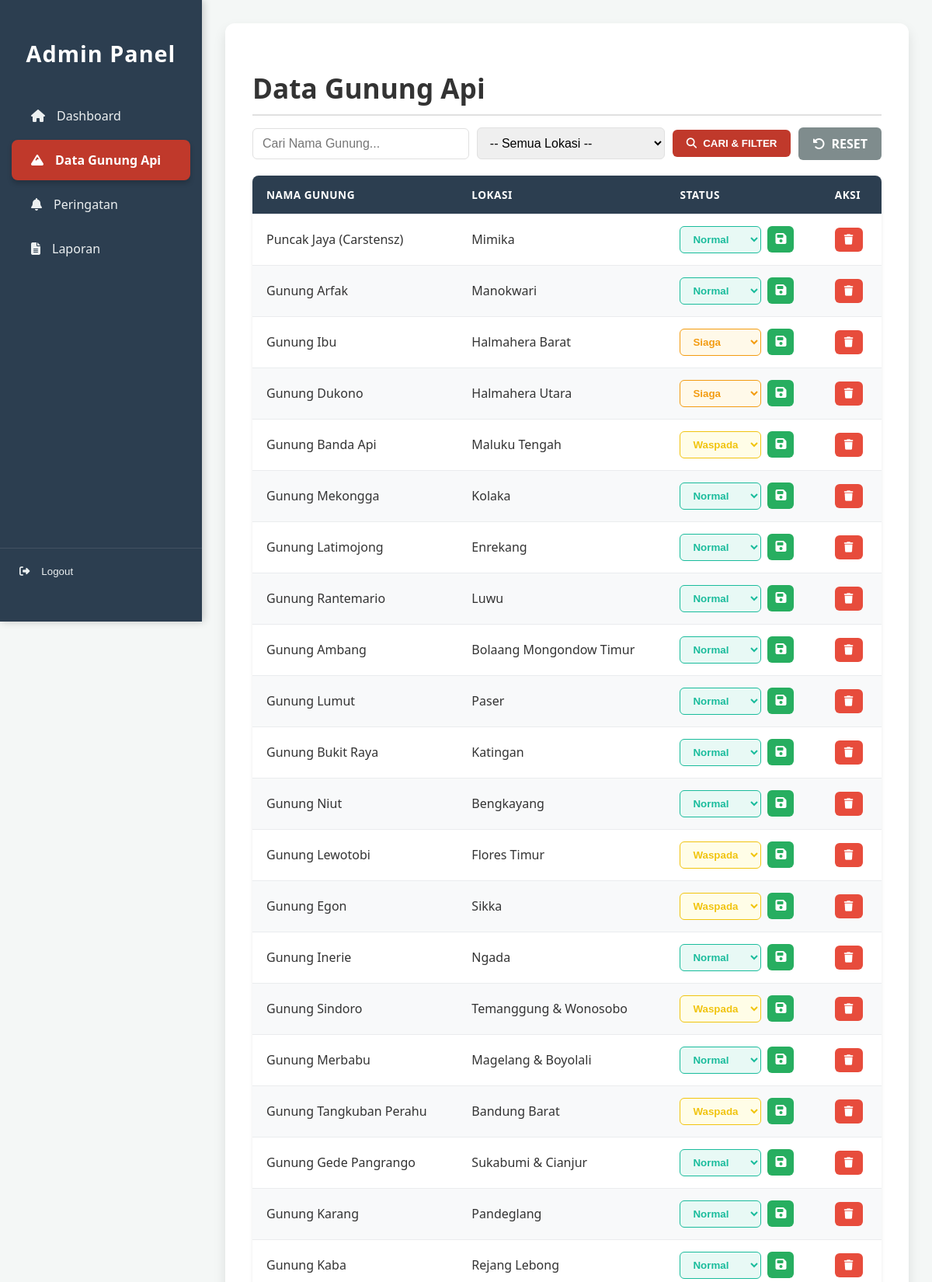
Page /dashboard_admin.php?page=gunung (signed in, upper part) on the committed database.
### tables this page shows
CREATE TABLE `data_gunung` (
  `id` int(11) NOT NULL,
  `nama_gunung` varchar(100) DEFAULT NULL,
  `lokasi` varchar(100) DEFAULT NULL,
  `lat` decimal(10,6) DEFAULT NULL,
  `lon` decimal(10,6) DEFAULT NULL,
  `ketinggian` int(11) DEFAULT NULL,
  `sejarah` text DEFAULT NULL,
  `geologi` text DEFAULT NULL,
  `status` varchar(20) DEFAULT NULL,
  `rekomendasi` text DEFAULT NULL,
  `jalur_evakuasi` text DEFAULT NULL,
  `zona_merah` text DEFAULT NULL,
  `zona_kuning` text DEFAULT NULL,
  `zona_hijau` text DEFAULT NULL,
  `titik_kumpul` text DEFAULT NULL,
  `gambar` varchar(255) DEFAULT NULL,
  `tipe_gunung` varchar(50) DEFAULT NULL,
  `bentuk_gunung` varchar(50) DEFAULT NULL,
  `letusan_terakhir` varchar(100) DEFAULT NULL,
  `suhu_magma` varchar(100) DEFAULT NULL,
  `tipe_batuan` varchar(100) DEFAULT NULL,
  `mineral_dominan` varchar(100) DEFAULT NULL,
  `created_at` timestamp NOT NULL DEFAULT current_timestamp(),
  `update_at` timestamp NOT NULL DEFAULT current_timestamp() ON UPDATE current_timestamp()
);

### dashboard_admin.php (the view, shortened to what this page needs)
<?php
include 'koneksi.php';
$page = $_GET['page'] ?? 'dashboard';
$search_query = $_GET['search'] ?? '';
$sql_gunung = "SELECT * FROM data_gunung WHERE 1=1";
$sql_gunung .= " ORDER BY id DESC";
$result_gunung = $conn->query($sql_gunung);
?>
<!DOCTYPE html>
<html lang="id">
<head>
    <link rel="stylesheet" href="https://cdnjs.cloudflare.com/ajax/libs/font-awesome/6.4.0/css/all.min.css">
    <link rel="stylesheet" href="styles_css/dashboard.css" />
</head>
<body>
    <div class="sidebar">
        <h2>Admin Panel</h2>
        <a href="?page=dashboard" class="<?= $page == 'dashboard' ? 'active' : '' ?>"><i class="fa-solid fa-house"></i> Dashboard</a>
        <a href="?page=gunung" class="<?= $page == 'gunung' ? 'active' : '' ?>"><i class="fa-solid fa-mountain"></i> Data Gunung Api</a>
        <a href="?page=peringatan" class="<?= $page == 'peringatan' ? 'active' : '' ?>"><i class="fa-solid fa-bell"></i> Peringatan</a>
        <a href="?page=laporan" class="<?= $page == 'laporan' ? 'active' : '' ?>"><i class="fa-solid fa-file-lines"></i> Laporan</a>
        <form action="logout.php" method="POST" class="logout-form">
            <button type="submit" class="logout-btn">
                <i class="fa-solid fa-right-from-bracket"></i> Logout
            </button>
        </form>
    </div>
    <div class="main">
        <div id="gunung" class="page" style="display:<?= $page == 'gunung' ? 'block' : 'none' ?>;">
            <h1>Data Gunung Api</h1>
            <div class="filter-controls">
                <form method="GET" action="dashboard_admin.php" style="display:flex; gap:10px; margin-bottom:20px;">
                    <input type="text" name="search" placeholder="Cari Nama Gunung..." value="<?= htmlspecialchars($search_query) ?>" style="flex-grow:1;">
                    <select name="lokasi">
                        <option value="">-- Semua Lokasi --</option>
                    </select>
                    <button type="submit" class="search-btn"><i class="fa-solid fa-magnifying-glass"></i> Cari & Filter</button>
                    <a href="?page=gunung" class="reset-btn"><i class="fa-solid fa-rotate-left"></i> Reset</a>
                </form>
            </div>
            <table>
                <thead>
                    <tr>
                        <th>Nama Gunung</th>
                        <th>Lokasi</th>
                        <th>Status</th>
                        <th>Aksi</th>
                    </tr>
                </thead>
                <tbody id="gunungTable">
                    <?php if ($result_gunung->num_rows > 0): ?>
                        <?php while ($row = $result_gunung->fetch_assoc()) { ?>
                            <tr>
                                <td><?= htmlspecialchars($row['nama_gunung']) ?></td>
                                <td><?= htmlspecialchars($row['lokasi']) ?></td>
                                <td>
                                    <form method="POST" action="dashboard_admin.php" style="display:flex; align-items:center; gap:8px;">
                                        <select name="status" class="status-select status-<?= strtolower($row['status']) ?>">
                                            <option value="Normal" <?= $row['status'] == 'Normal' ? 'selected' : '' ?>>Normal</option>
                                            <option value="Waspada" <?= $row['status'] == 'Waspada' ? 'selected' : '' ?>>Waspada</option>
                                            <option value="Siaga" <?= $row['status'] == 'Siaga' ? 'selected' : '' ?>>Siaga</option>
                                        </select>
                                        <button type="submit" name="update_status" class="save-status-btn" title="Simpan Status">
                                            <i class="fa-solid fa-save"></i>
                                        </button>
                                    </form>
                                </td>
                                <td>
                                    <a href="?page=gunung&hapus=<?= $row['id'] ?>&type=gunung"
                                        onclick="return confirm('Yakin ingin menghapus data <?= htmlspecialchars($row['nama_gunung']) ?>? Aksi ini tidak dapat dibatalkan.')">
                                        <button class="delete-btn"><i class="fa-solid fa-trash"></i></button>
                                    </a>
                                </td>
                            </tr>
                        <?php } ?>
                    <?php else: ?>
                        <tr>
                            <td colspan="4" style="text-align:center;">Tidak ada data gunung yang ditemukan.</td>
                        </tr>
                    <?php endif; ?>
                </tbody>
            </table>
        </div>
    </div>
</body>
</html>

### styles_css/dashboard.css (style rules this page uses)
:root { --primary-red: #C0392B; --primary-dark: #2C3E50; --text-primary: #333333; --text-secondary: #7F8C8D; --bg-light: #F4F7F6; --bg-white: #FFFFFF; --border-color: #E0E0E0; --shadow-light: 0 2px 4px rgba(0, 0, 0, 0.08); --shadow-heavy: 0 8px 16px rgba(0, 0, 0, 0.1); --color-awas: #E74C3C; --color-siaga: #F39C12; --color-waspada: #F1C40F; --color-normal: #1ABC9C; --color-confirm: #27AE60; --color-action: #3498DB; }
body { font-family: 'Segoe UI', Tahoma, Geneva, Verdana, sans-serif; margin: 0; padding: 0; background-color: var(--bg-light); display: flex; color: var(--text-primary); min-height: 100vh; }
.sidebar { width: 260px; background-color: var(--primary-dark); color: white; padding: 25px 0 35px 0; height: 100vh; position: fixed; display: flex; flex-direction: column; box-shadow: 2px 0 10px rgba(0, 0, 0, 0.2); box-sizing: border-box; }
.sidebar h2 { text-align: center; margin-bottom: 35px; color: var(--bg-white); font-size: 1.8rem; font-weight: 700; padding: 0 20px; letter-spacing: 1px; }
.sidebar a { color: #ECF0F1; text-decoration: none; padding: 15px 25px; margin: 0 15px 5px 15px; border-radius: 8px; transition: background-color 0.3s, color 0.3s; display: flex; align-items: center; gap: 15px; font-size: 1rem; }
.sidebar a.active { background-color: var(--primary-red); font-weight: 600; color: var(--bg-white); box-shadow: 0 4px 6px rgba(0, 0, 0, 0.2); }
.logout-form { margin-top: auto; padding: 10px 0; border-top: 1px solid rgba(255, 255, 255, 0.1); }
.logout-btn { width: 100%; background: none; border: none; color: #ECF0F1; text-align: left; padding: 12px 25px; margin: 0; transition: background-color 0.3s; display: flex; align-items: center; gap: 15px; cursor: pointer; }
.main { margin-left: 260px; padding: 30px; width: calc(100% - 260px); }
.page { background-color: var(--bg-white); padding: 35px; border-radius: 12px; box-shadow: var(--shadow-heavy); min-height: calc(100vh - 60px); }
h1 { color: var(--text-primary); font-size: 2.2rem; margin-bottom: 15px; border-bottom: 2px solid var(--border-color); padding-bottom: 10px; }
.filter-controls form { align-items: center; }
.filter-controls input[type="text"], .filter-controls select { padding: 10px 12px; border: 1px solid var(--border-color); border-radius: 6px; font-size: 1rem; box-sizing: border-box; }
.search-btn, .reset-btn { padding: 10px 18px; border-radius: 6px; transition: all 0.3s; font-weight: 600; text-transform: uppercase; text-decoration: none; display: inline-flex; align-items: center; gap: 8px; color: white; cursor: pointer; border: none; }
.search-btn { background-color: var(--primary-red); }
.reset-btn { background-color: var(--text-secondary); }
table { width: max-content; min-width: 100%; border-collapse: separate; border-spacing: 0; margin-top: 20px; border-radius: 8px; overflow: hidden; box-shadow: var(--shadow-light); }
th, td { padding: 15px 18px; text-align: left; vertical-align: middle; border-bottom: 1px solid #EAECEE; white-space: nowrap; }
thead th { background-color: var(--primary-dark); color: white; text-transform: uppercase; font-size: 0.85rem; font-weight: 700; letter-spacing: 0.5px; }
tbody tr:nth-child(even) { background-color: #F8F9FA; }
.status-select { padding: 8px 12px; border-radius: 6px; border: 1px solid; font-weight: 600; transition: all 0.2s; background-color: white; }
.status-select.status-siaga { color: var(--color-siaga); border-color: var(--color-siaga); background-color: #fff9e9; }
.status-select.status-waspada { color: var(--color-waspada); border-color: var(--color-waspada); background-color: #fffde7; }
.status-select.status-normal { color: var(--color-normal); border-color: var(--color-normal); background-color: #e8f9f5; }
.save-status-btn { background-color: var(--color-confirm); padding: 8px 10px; border-radius: 6px; font-size: 1rem; border: none; color: white; cursor: pointer; transition: background-color 0.2s; }
.delete-btn { background-color: var(--color-awas); padding: 8px 12px; border-radius: 6px; border: none; color: white; cursor: pointer; transition: background-color 0.2s; }

### rows in the picture
data_gunung: nama_gunung "Puncak Jaya (Carstensz)", lokasi "Mimika", status "Normal"
data_gunung: nama_gunung "Gunung Arfak", lokasi "Manokwari", status "Normal"
data_gunung: nama_gunung "Gunung Ibu", lokasi "Halmahera Barat", status "Siaga"
data_gunung: nama_gunung "Gunung Dukono", lokasi "Halmahera Utara", status "Siaga"
data_gunung: nama_gunung "Gunung Banda Api", lokasi "Maluku Tengah", status "Waspada"
data_gunung: nama_gunung "Gunung Mekongga", lokasi "Kolaka", status "Normal"
data_gunung: nama_gunung "Gunung Latimojong", lokasi "Enrekang", status "Normal"
data_gunung: nama_gunung "Gunung Rantemario", lokasi "Luwu", status "Normal"
data_gunung: nama_gunung "Gunung Ambang", lokasi "Bolaang Mongondow Timur", status "Normal"
data_gunung: nama_gunung "Gunung Lumut", lokasi "Paser", status "Normal"
data_gunung: nama_gunung "Gunung Bukit Raya", lokasi "Katingan", status "Normal"
data_gunung: nama_gunung "Gunung Niut", lokasi "Bengkayang", status "Normal"
data_gunung: nama_gunung "Gunung Lewotobi", lokasi "Flores Timur", status "Waspada"
data_gunung: nama_gunung "Gunung Egon", lokasi "Sikka", status "Waspada"
data_gunung: nama_gunung "Gunung Inerie", lokasi "Ngada", status "Normal"
data_gunung: nama_gunung "Gunung Sindoro", lokasi "Temanggung & Wonosobo", status "Waspada"
data_gunung: nama_gunung "Gunung Merbabu", lokasi "Magelang & Boyolali", status "Normal"
data_gunung: nama_gunung "Gunung Tangkuban Perahu", lokasi "Bandung Barat", status "Waspada"
data_gunung: nama_gunung "Gunung Gede Pangrango", lokasi "Sukabumi & Cianjur", status "Normal"
data_gunung: nama_gunung "Gunung Karang", lokasi "Pandeglang", status "Normal"
data_gunung: nama_gunung "Gunung Kaba", lokasi "Rejang Lebong", status "Normal"
